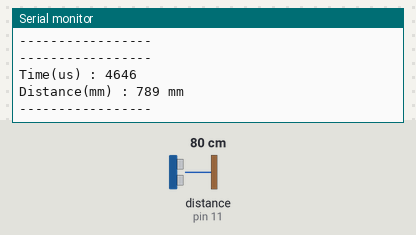
Bench run of a sketch on a simulated Arduino Uno, built with avr-gcc and run on an emulated ATmega328P. Shown: the last lines printed to the serial monitor. Wiring (inferred from the names in the program): ultrasonic range finder: trigger pin 12; echo pin 11. The inputs (shaded band) are chosen by the test bench; at power-on: distance to the obstacle (sensor on pin 11) 80 cm. The echo pulse lasts 58.3 µs per cm.

Above: at 1.8 s.
1.9 s: distance to the obstacle (sensor on pin 11) set to 2 cm
At 2.9 s:
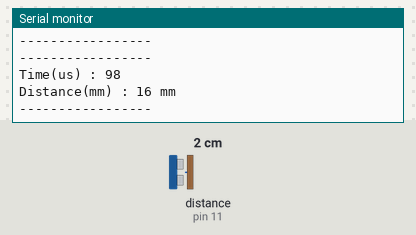
3.4 s: distance to the obstacle (sensor on pin 11) set to 4 cm
At 4.5 s:
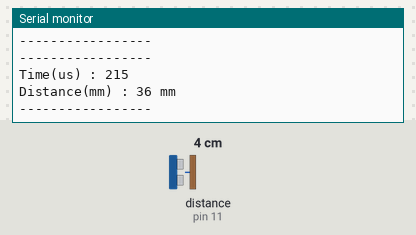
Timing chart, 0 to 6.4 s (numbered marks = the images above; inputs shaded):
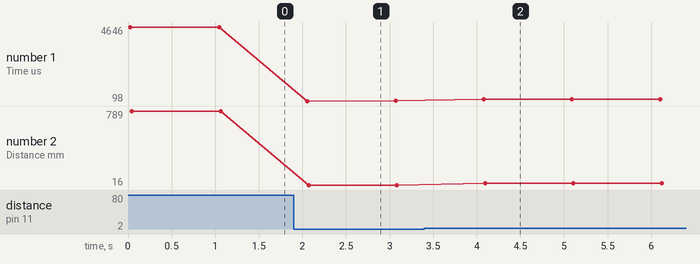

Measured:
- after the input at 1.9 s, the serial monitor: prints a new line after 0.16 s (image 1)
- after the input at 3.4 s, the serial monitor: prints a new line after 0.68 s (image 2)
- plotted number 1: 4646 → 99 after the input at 1.9 s, 99 → 215 after the input at 3.4 s
- plotted number 2: 789 → 16 after the input at 1.9 s, 16 → 36 after the input at 3.4 s

The sketch:

HC_SR04.ino
```cpp
/*
  HC-SR04
*/

#define  TRIG  12
#define  ECHO  11
#define  DELAY 1000

void setup()
{
  pinMode(TRIG, OUTPUT);
  pinMode(ECHO, INPUT);
  Serial.begin(9600);
}

void loop()
{
  digitalWrite(TRIG, LOW);
  delayMicroseconds(2);
  digitalWrite(TRIG, HIGH);
  delayMicroseconds(10);
  digitalWrite(TRIG, LOW);

  long time_us = pulseIn(ECHO, HIGH);
  long dist_mm = time_us * 0.17;       // 0.34 / 2

  Serial.println("-----------------");
  Serial.print("Time(us) : ");
  Serial.println(time_us);
  Serial.print("Distance(mm) : ");
  Serial.print(dist_mm);
  Serial.println(" mm");
  Serial.println("-----------------");

  delay(DELAY);
}
```
